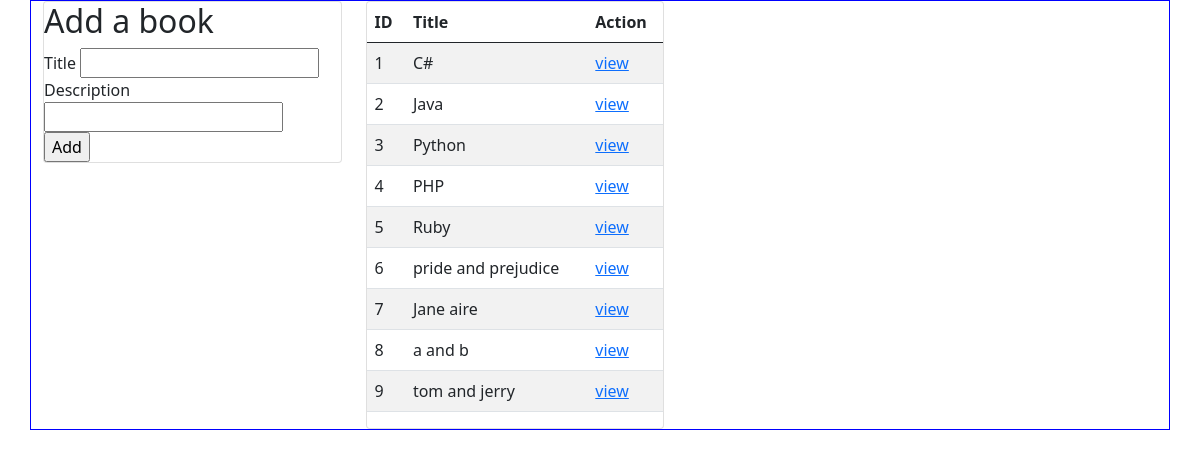
The app's page /, older data.
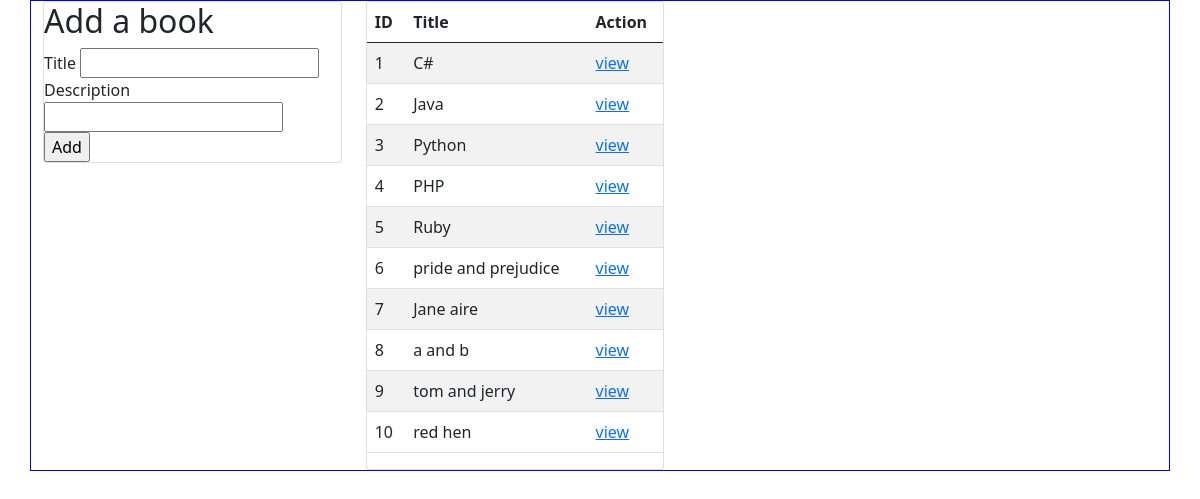
The same page, newer data.
### books_authors_app/models.py (models this page shows)
class Book(models.Model):
    title = models.CharField(max_length=255)
    desc = models.TextField()
    created_at = models.DateTimeField(auto_now_add=True)
    updated_at = models.DateTimeField(auto_now=True)

### books_authors_app/views.py (the view)
# urls.py: path('', views.index),
def index(request):
    context = {
        'all_books': Book.objects.all(),
    }
    return render(request, "index.html", context)

### books_authors_app/templates/index.html (shortened to what this page needs)
<!DOCTYPE html>
<html lang="en">
  <head>
    <link
      href="https://cdn.jsdelivr.net/npm/bootstrap@5.0.0-beta3/dist/css/bootstrap.min.css"
      rel="stylesheet"
    />
    {% load static %}
    <link rel="stylesheet" href="{% static 'style.css' %}" />
  </head>
  <body>
    <div class="container">
      <div class="row row-cols-1 row-cols-md-2">
        <div class="col" >
            <div class="card">
          <h2>Add a book</h2>
          <form action="/books/add" method="POST">
            <label for="title">Title</label>
            <input type="text" name="title" /><br />
            <label for="desc">Description</label>
            <input type="textarea" name="desc" />
            <br />
            <input type="submit" value="Add" />
          </form>
          </div>
        </div>
        <div class="col" >
            <div class="card">
          <form action="#" method="POST">
            <table class="table table-striped">
              <thead>
                <th>ID</th>
                <th>Title</th>
                <th>Action</th>
              </thead>
              <tbody>
                {% for book in all_books %}
                <tr>
                  <td>{{book.id}}</td>
                  <td>{{book.title}}</td>
                  <td><a href="/books/{{book.id}}" class="card-link">view</a></td>
                </tr>
                {% endfor %}
              </tbody>
            </table>
          </form>
      </div>
    </div>
    </div>
  </body>
</html>

### books_authors_app/static/style.css (style rules this page uses)
.container { display:flex; border: 1px solid blue; }

Row changes from the older to the newer data that the page shows:
added Book: id "10", title "red hen"
